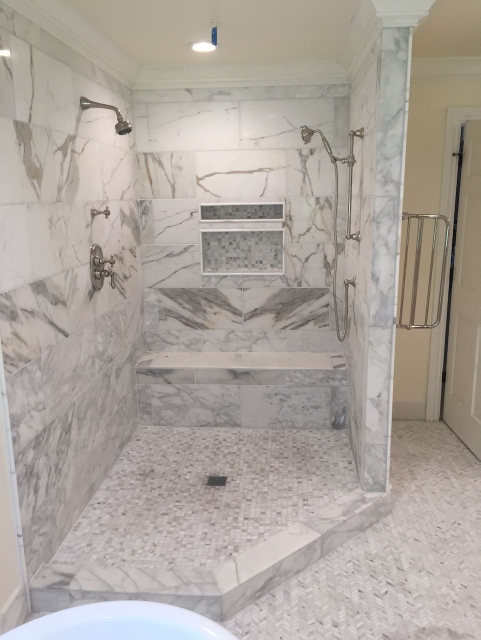
#> input picture images/IMG_0920.jpeg, 961 x 1280 px (shown at 1/2 size); its folder holds 4 pictures in this run
$ python imageSizer.py
#> lines starting #> are read from the running program, lines starting #| are printed output that depends on the picture
from PIL import Image
import os

def resize_images(folder_path, target_width=72, target_height=55):
    # Ensure the folder path exists
#> called with folder_path = 'images', target_width = 72, target_height = 55
    if not os.path.exists(folder_path):
        print(f"Error: Folder '{folder_path}' does not exist")
        return

    # Get all files in the folder
    for filename in os.listdir(folder_path):
        # Check if file is an image
        if filename.lower().endswith(('.png', '.jpg', '.jpeg', '.gif', '.bmp')):
            image_path = os.path.join(folder_path, filename)
            image_path_output = os.path.join(folder_path, f"thumb-{filename}")

            try:
                # Open the image
                with Image.open(image_path) as img:
                    # Convert image to RGB if it's in RGBA mode
#> img is the input picture: PIL image 961x1280 RGB; mean R, G, B 172.7, 164.7, 158
                    if img.mode == 'RGBA':
                        img = img.convert('RGB')

                    # Resize image
                    resized_img = img.resize((target_width, target_height), Image.Resampling.LANCZOS)
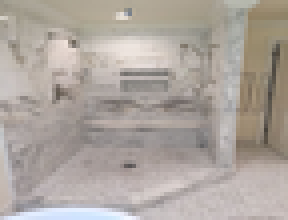
#> resized_img: PIL image 72x55 RGB (shown 4 times larger); mean R, G, B 172.7, 164.7, 158

                    # Save the resized image, overwriting the original
                    resized_img.save(image_path_output, quality=95, optimize=True)

                print(f"Successfully resized {filename}")

            except Exception as e:
                print(f"Error processing {filename}: {str(e)}")
#> pass 2 of the loop in resize_images, `for filename in os.listdir(folder_path):`:
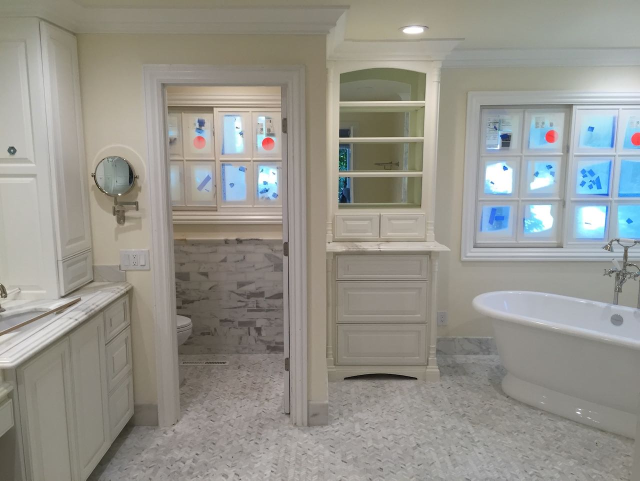
#> input picture images/IMG_0964.jpeg, 1280 x 961 px (shown at 1/2 size)
#> in resize_images, img is the input picture: PIL image 1280x961 RGB; mean R, G, B 150.3, 148.9, 141.7
#> in resize_images, `resized_img = img.resize((target_width, target_height), Image.Resampli..`:
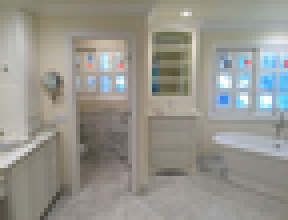
#> resized_img: PIL image 72x55 RGB (shown 4 times larger); mean R, G, B 150.3, 148.9, 141.7
#> pass 3 of the loop in resize_images, `for filename in os.listdir(folder_path):`:
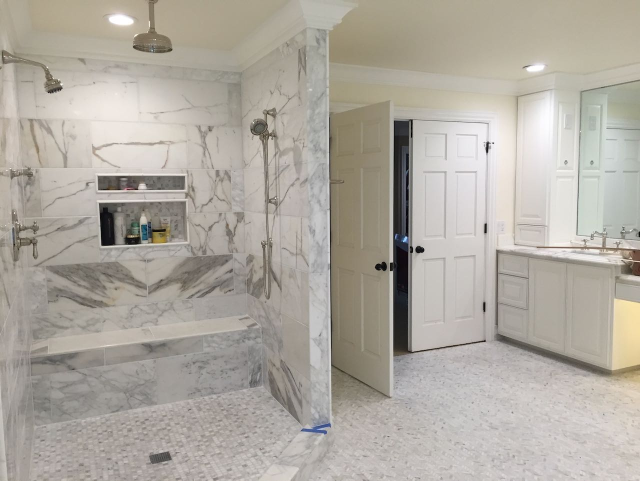
#> input picture images/IMG_0968.jpeg, 1280 x 961 px (shown at 1/2 size)
#> in resize_images, img is the input picture: PIL image 1280x961 RGB; mean R, G, B 175.1, 169.6, 160.7
#> in resize_images, `resized_img = img.resize((target_width, target_height), Image.Resampli..`:
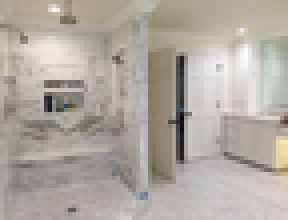
#> resized_img: PIL image 72x55 RGB (shown 4 times larger); mean R, G, B 175.1, 169.7, 160.7
#> the loop made 4 passes; the first 3 are shown

# Usage example
if __name__ == "__main__":
    # Replace this with your images folder path
    images_folder = "images"
    resize_images(images_folder)
